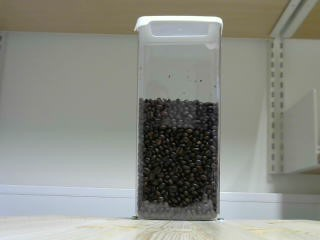
#> input picture testImg.jpg, 320 x 240 px
$ python leveltesting.py
#> lines starting #> are read from the running program, lines starting #| are printed output that depends on the picture; after the words box and inside, x2 and y2 are one past the last pixel; in counts of white or black regions, pixels touching at a corner belong together
import numpy as np
import cv2
from matplotlib import pyplot as plt

def findParametersForCannyEdge(image, sigma=0.23):
    """Found from:
    https://gitlab.com/heingroup/heinsight_liquid_level_h1/-/blob/master/heinsight/liquidlevel/liquid_level.py"""
    # compute the median of the single channel pixel intensities
    median = np.median(image)
    # find bounds for Canny edge detection using the computed median
    lower = int(max(0, (1.0 - sigma) * median))
    upper = int(min(255, (1.0 + sigma) * median))
    #print(lower,upper)
    return lower, upper

morph_dilate_kernel_size = (7, 7)
morph_rect_kernel_size = (6, 1)

img = cv2.imread("testImg.jpg")
#> img is the input picture: shape (240, 320, 3); mean B, G, R 133.4, 141, 139.1
img = cv2.cvtColor(img, cv2.COLOR_BGR2GRAY)
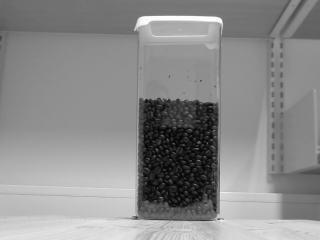
#> img: shape (240, 320); min 0, max 254, mean 139.6
clahe = cv2.createCLAHE(clipLimit=2.0, tileGridSize=(8, 8))
img = clahe.apply(img)
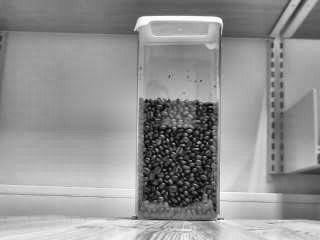
#> img: shape (240, 320); min 1, max 254, mean 147.3
canny_threshold_1, canny_threshold_2 = findParametersForCannyEdge(img)
#> in findParametersForCannyEdge, `median = np.median(image)`: median = 154
#> in findParametersForCannyEdge, `lower = int(max(0, (1.0 - sigma) * median))`: lower = 118
#> in findParametersForCannyEdge, `upper = int(min(255, (1.0 + sigma) * median))`: upper = 189
#> canny_threshold_1 = 118; canny_threshold_2 = 189
#img = cv2.blur(img, (3, 3))
img = cv2.medianBlur(img, 15)
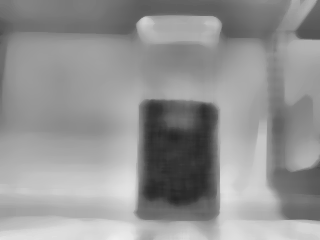
#> img: shape (240, 320); min 37, max 238, mean 147.3
edges = cv2.Canny(img, canny_threshold_1,canny_threshold_2)
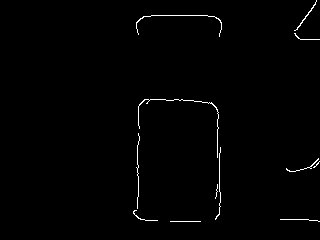
#> edges: shape (240, 320); 0.92% white in thin lines or dots, all inside (x1, y1, x2, y2) = (133, 0, 320, 222)

h_edges = cv2.morphologyEx(edges, cv2.MORPH_DILATE, morph_dilate_kernel_size)
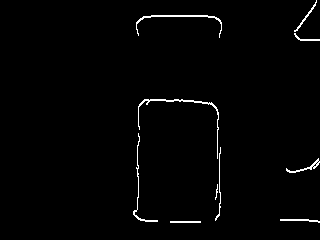
#> h_edges: shape (240, 320); 1.4% white in thin lines or dots, all inside (x1, y1, x2, y2) = (133, 0, 320, 223)
horizontal_structure = cv2.getStructuringElement(
    cv2.MORPH_RECT, morph_rect_kernel_size)
#apply morphological opening operation to remove vertical lines from the contour image
h_edges = cv2.morphologyEx(h_edges, cv2.MORPH_OPEN, horizontal_structure)
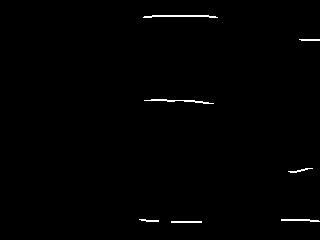
#> h_edges: shape (240, 320); 0.68% white in thin lines or dots, all inside (x1, y1, x2, y2) = (139, 15, 320, 223)
# print(h_edges)


# dst=h_edges


def findLevelFromEdges(edgeImage):
    """This function loops through
    the image and finds the 3 expected
    level lines and registers the
    position in order to calculate level"""
    bottomIsDetected = False
    middleIsDetected = False
    topIsDetected = False
    hasBeenZero = False
    bottom, middle, top = 0, 0, 0
    heightOfImage = len(edgeImage)
#> heightOfImage = 240
    middleOfImage = len(edgeImage[0])/2
#> middleOfImage = 160
    print(middleOfImage)
#| 160.0
    for i in range(0, heightOfImage):
        if edgeImage[i][middleOfImage] == 255:
            if topIsDetected is False:
                top = i
                topIsDetected = True
            elif middleIsDetected is False and hasBeenZero is True:
                middle = i
                middleIsDetected = True
            elif bottomIsDetected is False and hasBeenZero is True:
                bottom = i
                bottomIsDetected = True
            hasBeenZero = False
        else:
            hasBeenZero = True
#> after the loop, bottom = 0; bottomIsDetected = False; middle = 0; middleIsDetected = False; top = 0; topIsDetected = False
    containerHeight=abs(top-bottom)
    levelHeight=abs(middle-bottom)
    levelPercent = (levelHeight/containerHeight)*100
    print(bottom, middle, top)
    return round(levelPercent, 1)


try:
    print(f"{findLevelFromEdges(h_edges)} %")
except Exception as ex:
    print(f"Error:{ex}")
plt.subplot(121), plt.imshow(edges, cmap='gray')
plt.title('Original Image'), plt.xticks([]), plt.yticks([])
plt.subplot(122), plt.imshow(h_edges, cmap='gray')
plt.title('Edge Image'), plt.xticks([]), plt.yticks([])
plt.show()
